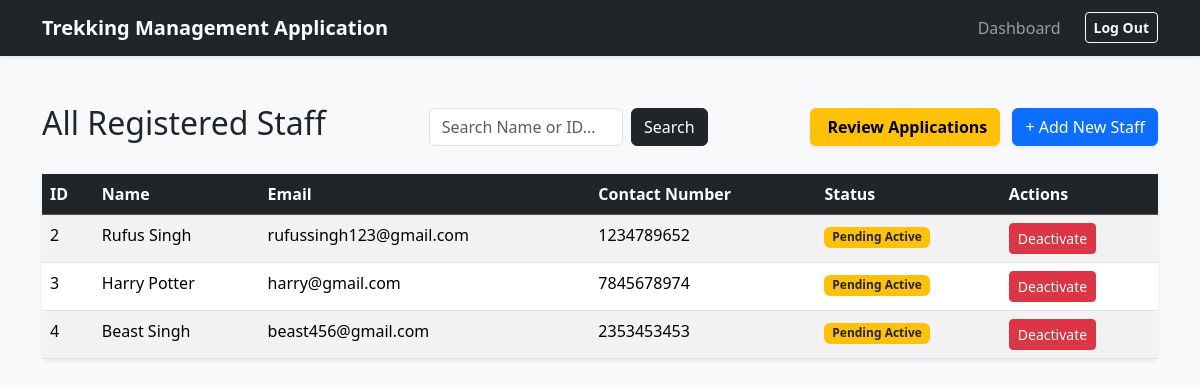
The app's page /admin/staff (signed in), older data.
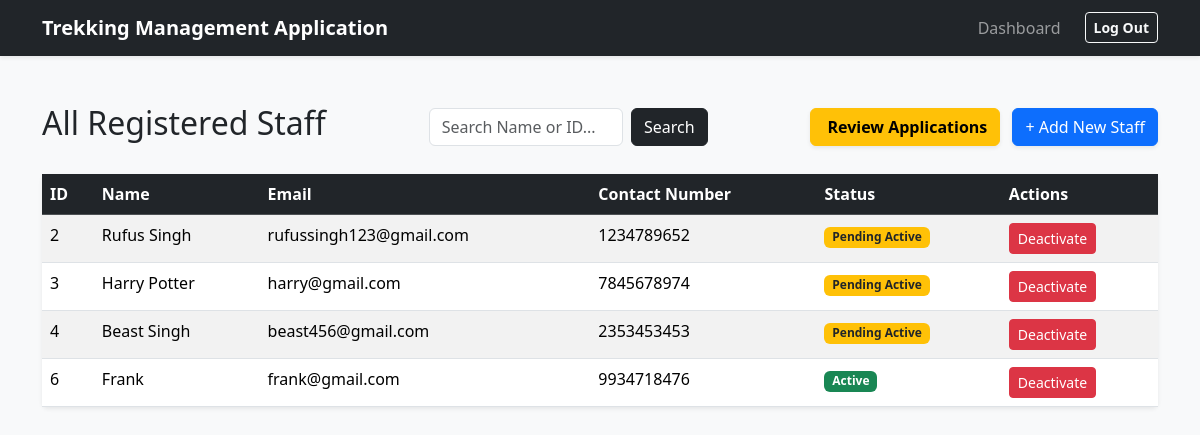
The same page, newer data.
### app/models.py (models this page shows)
class User(db.Model):
    __tablename__ = "users"
    id = db.Column(db.Integer, primary_key=True)
    username = db.Column(db.String(80), unique=True, nullable=False)
    email_id = db.Column(db.String(120), nullable=False)
    password_hash = db.Column(db.String(256), unique=True, nullable=False)
    name = db.Column(db.String(80), nullable=False)
    role = db.Column(db.String(20), nullable=False)
    is_blacklisted = db.Column(db.Boolean, default=False)
    staff_profile = db.relationship('StaffProfile', backref='user', uselist=False, cascade='all, delete-orphan') # userlist =False strictly enforces a 1-to-1 relatiosnhip b/w users and staff_profiles table
    bookings = db.relationship('Booking', backref='trekker', lazy=True) # lazy=True Parameter is used tell SQLAlchemy that until i specifically state a python code like user.bookings do not run SQL Query

class StaffProfile(db.Model):
    __tablename__ = "staff_profiles"
    id = db.Column(db.Integer, primary_key=True)
    user_id = db.Column(db.Integer, db.ForeignKey('users.id'), unique=True, nullable=False)
    contact_number = db.Column(db.String(15), unique=True, nullable=False)
    status = db.Column(db.String(20), nullable=False)

### app/routes/admin.py (the view)
@admin_bp.route('/staff')
def manage_staff():
    search_term = request.args.get('search')
    query = models.User.query.filter_by(role='Staff')
    if search_term:
        if search_term.isdigit():
            query = query.filter(models.User.id == int(search_term))
        else:
            query = query.filter(models.User.name.ilike(f"%{search_term}%"))
    staff_list = query.all()
    return render_template('admin/staff_admin/manage_staff.html', all_staff=staff_list)

### app/routes/admin.py (called while the page is built)
@admin_bp.before_request
def admin_access():
    if 'user_id' not in session:
        flash("Access denied. Please login first")
        return redirect(url_for('auth.login'))
    if session.get('role') != 'Admin':
        flash("Not an Administrator")
        return redirect(url_for('auth.login'))

### app/templates/admin/staff_admin/manage_staff.html (shortened to what this page needs)
{% extends "base.html" %}
{% block content %}
    <div class="d-flex justify-content-between align-items-center mb-4">
        <h2>All Registered Staff</h2>
        <form action="{{ url_for('admin.manage_staff') }}" method="GET" class="d-flex w-25">
            <input type="text" name="search" class="form-control me-2" placeholder="Search Name or ID..." value="{{ request.args.get('search', '') }}">
            <button type="submit" class="btn btn-dark">Search</button>
        </form>
        <div>
            <a href="{{ url_for('admin.staff_applications') }}" class="btn btn-warning fw-bold me-2 shadow-sm">
                 Review Applications
            </a>
            <a href="{{ url_for('admin.add_staff') }}" class="btn btn-primary shadow-sm">+ Add New Staff</a>
        </div>
    </div>
    <table class="table table-striped table-hover shadow-sm bg-white rounded">
        <thead class="table-dark">
            <tr>
                <th>ID</th>
                <th>Name</th>
                <th>Email</th>
                <th>Contact Number</th>
                <th>Status</th>
                <th>Actions</th>
            </tr>
        </thead>
        <tbody>
            {% for staff in all_staff %}
            <tr>
                <td>{{ staff.id }}</td>
                <td>{{ staff.name }}</td>
                <td>{{ staff.email_id }}</td>
                <td>
                    {% if staff.staff_profile %}
                        {{ staff.staff_profile.contact_number }}
                    {% else %}
                        <span class="badge bg-danger">Profile Incomplete</span>
                    {% endif %}
                </td>
                <td>
                    {% if staff.is_blacklisted %}
                        <span class="badge bg-danger">Blacklisted</span>
                    {% elif staff.staff_profile and staff.staff_profile.status == 'Pending_Active' %}
                        <span class="badge bg-warning text-dark">Pending Active</span>
                    {% elif staff.staff_profile and staff.staff_profile.status == 'Active' %}
                        <span class="badge bg-success">Active</span>
                    {% else %}
                        <span class="badge bg-secondary">Unknown</span>
                    {% endif %}
                </td>
                <td>
                    <form action="{{ url_for('admin.toggle_staff_status', staff_id=staff.id) }}" method="POST" class="d-inline">
                        {% if staff.is_blacklisted %}
                            <button type="submit" class="btn btn-sm btn-success">Reactivate</button>
                        {% else %}
                            <button type="submit" class="btn btn-sm btn-danger">Deactivate</button>
                        {% endif %}
                    </form>
                </td>
            </tr>
            {% else %}
            <tr>
                <td colspan="6" class="text-center text-muted py-4"> No staff members found in the system. Click "+ Add New Staff" to get started.
                </td>
            </tr>
            {% endfor %}
        </tbody>
    </table>
{% endblock %}

Row changes from the older to the newer data that the page shows:
added User: id "6", name "Frank", email_id "frank@gmail.com", staff_profile.contact_number "9934718476", is_blacklisted "Active"
